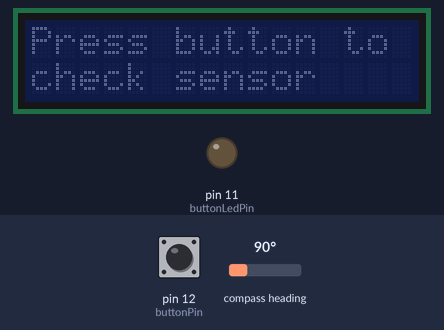
The sketch below on a simulated Arduino Uno, built with avr-gcc and run on an emulated ATmega328P. Shown: 16×2 character LCD, output pins drawn as LEDs (lit = HIGH). The test bench sets the inputs (shaded band); at power-on: pin 12 (buttonPin) HIGH, compass heading 90°.

Above: at 1.9 s.
2.0 s: pin 12 (buttonPin) pulled LOW for 0.15 s
At 2.4 s:
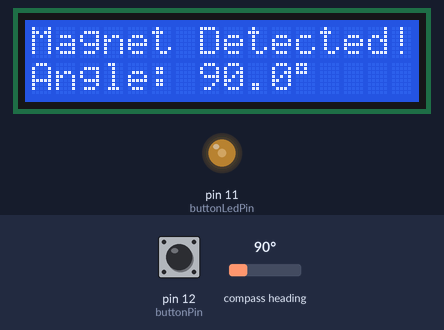
3.6 s: compass heading set to 7°
At 4.2 s:
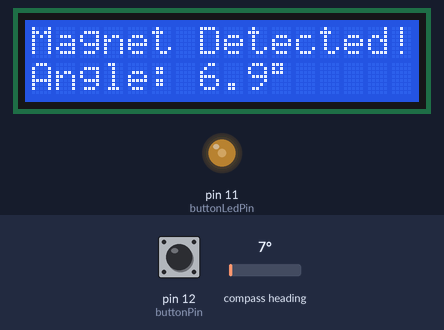
5.3 s: compass heading set to 180°
At 6.5 s:
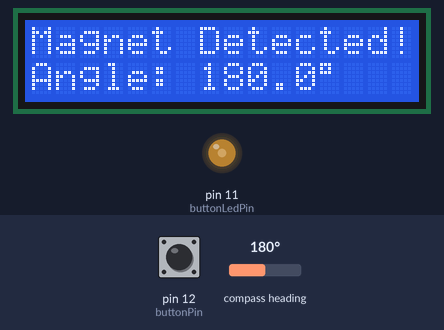
6.8 s: compass heading set to 90°
At 7.7 s:
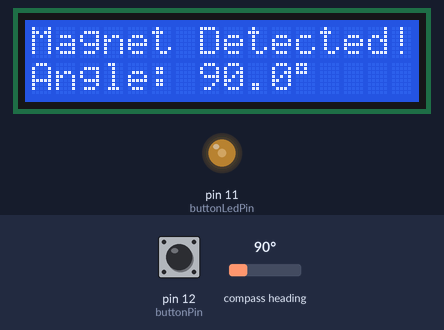
8.3 s: pin 12 (buttonPin) pulled LOW for 1 s
At 9.7 s:
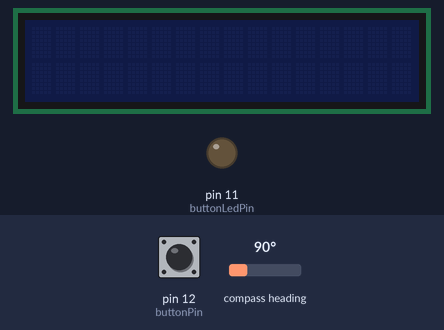
10.8 s: pin 12 (buttonPin) pulled LOW for 3.2 s
At 11.5 s:
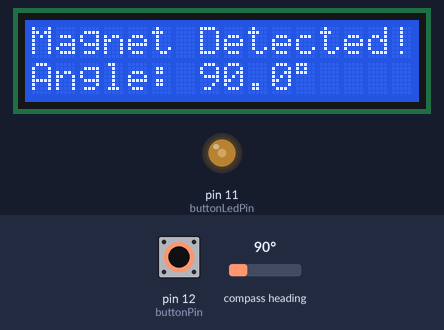
Timing chart, 0 to 13.8 s (numbered marks = the images above; inputs shaded):
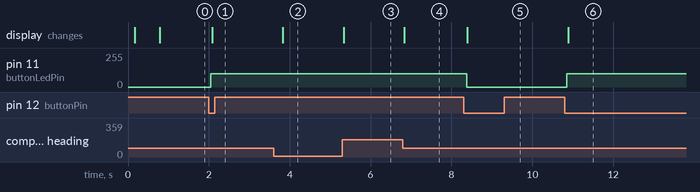

Measured:
- after the input at 2.0 s, pin 11 (buttonLedPin): 0/255 → 100/255 after 0.05 s; the display: changes after 0.08 s (image 1)
- after the input at 3.6 s, the display: changes after 0.23 s (image 2)
- after the input at 5.3 s, the display: changes at once (image 3)
- after the input at 6.8 s, the display: changes at once (image 4)
- after the input at 8.3 s, pin 11 (buttonLedPin): 100/255 → 0/255 after 0.08 s; the display: changes after 0.09 s (image 5)
- after the input at 10.8 s, pin 11 (buttonLedPin): 0/255 → 100/255 after 0.05 s; the display: changes after 0.08 s (image 6)

The sketch:

magnet_sensor_test.ino
```cpp
// Include libraries
#include <LiquidCrystal_I2C.h>
#include <AS5600.h>

// Create LCD object: address 0x27, 16 columns, 2 rows
LiquidCrystal_I2C lcd(0x27, 16, 2);

// Create AS5600 magnetic sensor object
AS5600 sensor;

// Define which pin the button is connected to
const int buttonPin = 12;     // Button switch connected to digital pin 12

// Define which pin controls the button's LED
const int buttonLedPin = 11;  // Button LED + connected to PWM pin 11

// Set the LED brightness level (0-255)
const int ledBrightness = 100;  // Medium brightness

// Toggle state variables
bool displayOn = false;           // Track if display is on or off
bool lastButtonState = HIGH;      // Previous button state
bool buttonState = HIGH;          // Current button state
unsigned long lastDebounceTime = 0;  // Last time button state changed
unsigned long debounceDelay = 50;    // Debounce time in milliseconds

// Display update timing
unsigned long lastDisplayUpdate = 0;  // Last time display was updated
unsigned long displayUpdateInterval = 250;  // Update display every 250ms

void setup() {
  // Small delay to let power stabilize after boot
  delay(100);

  // Initialize the LCD
  lcd.init();

  // Give LCD time to fully initialize
  delay(500);

  // Initialize the AS5600 sensor
  sensor.begin();

  // Configure button pin as INPUT with internal pull-up resistor
  pinMode(buttonPin, INPUT_PULLUP);

  // Configure button LED pin as OUTPUT
  pinMode(buttonLedPin, OUTPUT);

  // Start with button LED OFF
  analogWrite(buttonLedPin, 0);

  // Start with the LCD backlight OFF to save power
  lcd.noBacklight();

  // Extra delay before writing text
  delay(100);

  // Display initial welcome message (even though backlight is off)
  lcd.setCursor(0, 0);
  lcd.print("Press button to");
  lcd.setCursor(0, 1);
  lcd.print("check sensor");
}

void loop() {
  // Read the current button state
  int reading = digitalRead(buttonPin);

  // If the button state changed (due to noise or actual press)
  if (reading != lastButtonState) {
    // Reset the debounce timer
    lastDebounceTime = millis();
  }

  // If enough time has passed since last state change
  if ((millis() - lastDebounceTime) > debounceDelay) {
    // If the button state has actually changed
    if (reading != buttonState) {
      buttonState = reading;

      // If button is now pressed (LOW because of pull-up)
      if (buttonState == LOW) {
        // Toggle the display state
        displayOn = !displayOn;

        if (displayOn) {
          // Turn on display and LED
          analogWrite(buttonLedPin, ledBrightness);
          lcd.backlight();
          // Force immediate display update
          lastDisplayUpdate = 0;
        } else {
          // Turn off display and LED
          analogWrite(buttonLedPin, 0);
          lcd.noBacklight();
          lcd.clear();
        }
      }
    }
  }

  // Save the current reading for next loop
  lastButtonState = reading;

  // If display is on, update the sensor reading periodically
  if (displayOn) {
    // Check if it's time to update the display
    if (millis() - lastDisplayUpdate >= displayUpdateInterval) {
      lastDisplayUpdate = millis();

      // Clear the screen
      lcd.clear();

      // Check if magnet is detected
      int magnetStatus = sensor.readStatus();

      // Check if magnet is detected (bit 5 = MD, magnet detected)
      if (magnetStatus & 0x20) {  // 0x20 = bit 5 set means magnet detected

        // Read the angle from the sensor
        int rawAngle = sensor.readAngle();  // Returns 0-4095
        float angle = rawAngle * 0.087890625;  // Convert to degrees (360/4096)

        // Display angle on LCD
        lcd.setCursor(0, 0);
        lcd.print("Magnet Detected!");

        lcd.setCursor(0, 1);
        lcd.print("Angle: ");
        lcd.print(angle, 1);  // Display with 1 decimal place
        lcd.print((char)223);  // Degree symbol

      } else {
        // No magnet detected
        lcd.setCursor(0, 0);
        lcd.print("No Magnet");
        lcd.setCursor(0, 1);
        lcd.print("Detected");
      }
    }
  }
  // NO delay() here - loop runs as fast as possible to check button frequently!
}
```
